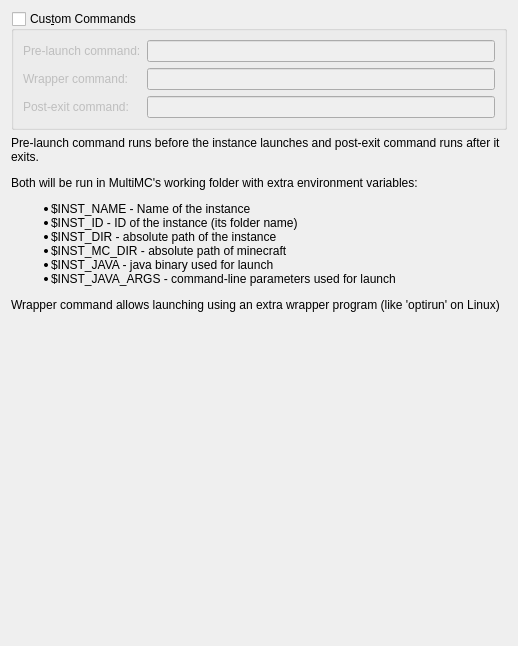
<?xml version="1.0" encoding="UTF-8"?>
<ui version="4.0">
 <class>CustomCommands</class>
 <widget class="QWidget" name="CustomCommands">
  <property name="geometry">
   <rect>
    <x>0</x>
    <y>0</y>
    <width>518</width>
    <height>646</height>
   </rect>
  </property>
  <property name="windowTitle">
   <string>Form</string>
  </property>
  <layout class="QVBoxLayout" name="verticalLayout">
   <item>
    <widget class="QGroupBox" name="customCommandsGroupBox">
     <property name="enabled">
      <bool>true</bool>
     </property>
     <property name="title">
      <string>Cus&amp;tom Commands</string>
     </property>
     <property name="checkable">
      <bool>true</bool>
     </property>
     <property name="checked">
      <bool>false</bool>
     </property>
     <layout class="QGridLayout" name="gridLayout_4">
      <item row="2" column="0">
       <widget class="QLabel" name="labelPostExitCmd">
        <property name="text">
         <string>Post-exit command:</string>
        </property>
       </widget>
      </item>
      <item row="0" column="1">
       <widget class="QLineEdit" name="preLaunchCmdTextBox"/>
      </item>
      <item row="0" column="0">
       <widget class="QLabel" name="labelPreLaunchCmd">
        <property name="text">
         <string>Pre-launch command:</string>
        </property>
       </widget>
      </item>
      <item row="2" column="1">
       <widget class="QLineEdit" name="postExitCmdTextBox"/>
      </item>
      <item row="1" column="0">
       <widget class="QLabel" name="labelWrapperCmd">
        <property name="text">
         <string>Wrapper command:</string>
        </property>
       </widget>
      </item>
      <item row="1" column="1">
       <widget class="QLineEdit" name="wrapperCmdTextBox"/>
      </item>
     </layout>
    </widget>
   </item>
   <item>
    <widget class="QLabel" name="labelCustomCmdsDescription">
     <property name="text">
      <string>&lt;html&gt;&lt;head/&gt;&lt;body&gt;&lt;p&gt;Pre-launch command runs before the instance launches and post-exit command runs after it exits.&lt;/p&gt;&lt;p&gt;Both will be run in MultiMC's working folder with extra environment variables:&lt;/p&gt;&lt;ul&gt;&lt;li&gt;$INST_NAME - Name of the instance&lt;/li&gt;&lt;li&gt;$INST_ID - ID of the instance (its folder name)&lt;/li&gt;&lt;li&gt;$INST_DIR - absolute path of the instance&lt;/li&gt;&lt;li&gt;$INST_MC_DIR - absolute path of minecraft&lt;/li&gt;&lt;li&gt;$INST_JAVA - java binary used for launch&lt;/li&gt;&lt;li&gt;$INST_JAVA_ARGS - command-line parameters used for launch&lt;/li&gt;&lt;/ul&gt;&lt;p&gt;Wrapper command allows launching using an extra wrapper program (like 'optirun' on Linux)&lt;/p&gt;&lt;/body&gt;&lt;/html&gt;</string>
     </property>
     <property name="alignment">
      <set>Qt::AlignLeading|Qt::AlignLeft|Qt::AlignTop</set>
     </property>
     <property name="wordWrap">
      <bool>true</bool>
     </property>
     <property name="textInteractionFlags">
      <set>Qt::LinksAccessibleByMouse|Qt::TextSelectableByMouse</set>
     </property>
    </widget>
   </item>
   <item>
    <spacer name="verticalSpacer">
     <property name="orientation">
      <enum>Qt::Vertical</enum>
     </property>
     <property name="sizeHint" stdset="0">
      <size>
       <width>20</width>
       <height>40</height>
      </size>
     </property>
    </spacer>
   </item>
  </layout>
 </widget>
 <resources/>
 <connections/>
</ui>
